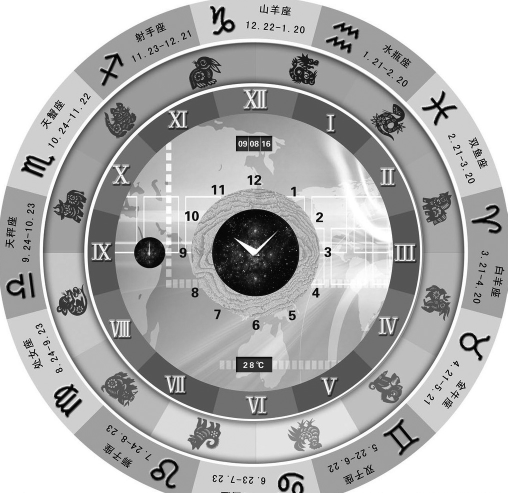
//> input picture C++/image processing/img/disk.jpg, 1015 x 986 px (shown at 1/2 size)
$ ./main   (built with g++ and OpenCV 4)
//> lines starting //> are read from the running program, lines starting //| are printed output that depends on the picture; after the words box and inside, x2 and y2 are one past the last pixel; in counts of white or black regions, pixels touching at a corner belong together
//> further down, I is the input picture: 986 rows x 1015 cols, CV_8UC1; min 0, max 255, mean 176.1
#include<iostream>
#include<opencv2/core/core.hpp>
#include<opencv2/highgui/highgui.hpp>
#include<opencv2/imgproc/imgproc.hpp>
using namespace cv;
using namespace std;

Mat polar(Mat I, Point2f center, Size size, float minr = 0, float mintheta = 0, float thetaStep = 1.0 / 4, float rStep = 1.0)
{
//> called with center = Point(508, 503), size = Size(1440, 70), minr = 270, mintheta = 0, thetaStep = 0.25, rStep = 1
	// 先造一個 size.height*1 大小的ri
	// 再向x方向repeat size.width次
	// 形成 size.height*size.width 大小的r
	Mat ri = Mat::zeros(Size(1, size.height), CV_32FC1);
	for (int i = 0; i < size.height; i++)
	{
		ri.at<float>(i, 0) = minr + i * rStep;
	}
	Mat r = repeat(ri, 1, size.width);

	// 先造一個 1*size.width 大小的thetaj
	// 再向y方向repeat size.height次
	// 形成 size.height*size.width 大小的theta
	Mat thetaj = Mat::zeros(Size(size.width, 1), CV_32FC1);
	for (int j = 0; j < size.width; j++)
	{
		thetaj.at<float>(0, j) = mintheta + j * thetaStep;
	}
	Mat theta = repeat(thetaj, size.height, 1);

	Mat x, y;
	polarToCart(r, theta, x, y, true);

	// 座標原點移到中心
	x += center.x;
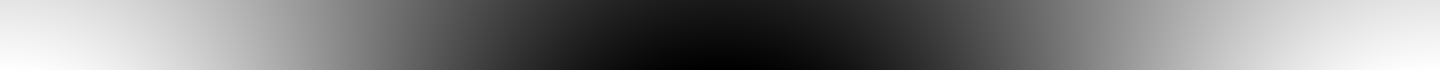
//> x: 70 rows x 1440 cols, CV_32FC1; min 169, max 847, mean 508; drawn with min black and max white
	y += center.y;
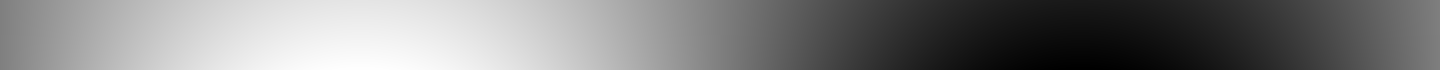
//> y: 70 rows x 1440 cols, CV_32FC1; min 164, max 842, mean 503; drawn with min black and max white
	// 造一個size大小的灰階矩陣
	// 用途為下面做插值時若超出範圍, 至少還有個灰階色
	Mat dst = 125 * Mat::ones(size, CV_8UC1);
	for (int i = 0; i < size.height; i++)
	{
		for (int j = 0; j < size.width; j++)
		{
			float xij = x.at<float>(i, j);
			float yij = y.at<float>(i, j);
			int nearestx = int(round(xij));
			int nearesty = int(round(yij));
			if ((0 <= nearestx && nearestx < I.cols) &&
				(0 <= nearesty && nearesty < I.rows))
				dst.at<uchar>(i, j) = I.at<uchar>(nearesty, nearestx);
		}
	}
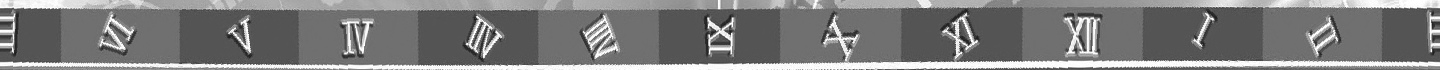
//> dst: 70 rows x 1440 cols, CV_8UC1; min 26, max 255, mean 124.7
	return dst;
}

int main(int argc, char* argv[])
{

	string str = "..//..//img//disk.jpg";

	Mat I = imread(str, IMREAD_GRAYSCALE);
	if (!I.data)
		return -1;

	float thetaStep = 1.0 / 4; // theta步長
	float minr = 270;          // r的範圍(270, 340)實驗獲得, 故下行輸出圖片的高為70
	Size size(int(360 / thetaStep), 70); // 輸出圖片的大小 70*1440
	Mat dst = polar(I, Point2f(508, 503), size, minr); // (508, 503)為圖型中心點座標
	Mat dst2;
	resize(I, dst2, Size(), 0.5, 0.5);
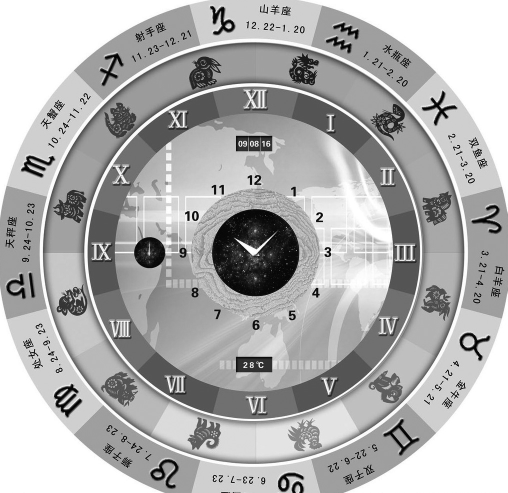
//> dst2: 493 rows x 508 cols, CV_8UC1; min 1, max 255, mean 176.3

	flip(dst, dst, 0);
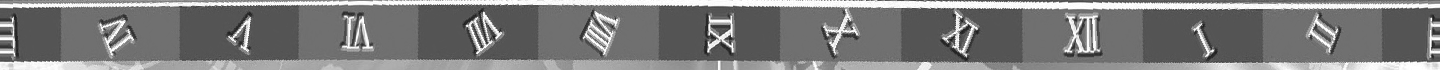
//> dst: 70 rows x 1440 cols, CV_8UC1; min 26, max 255, mean 124.7

	imshow("I", dst2);
	imshow("極座標轉換", dst);
	imwrite("result.jpg", dst);
	waitKey(0);
	return 0;
}
